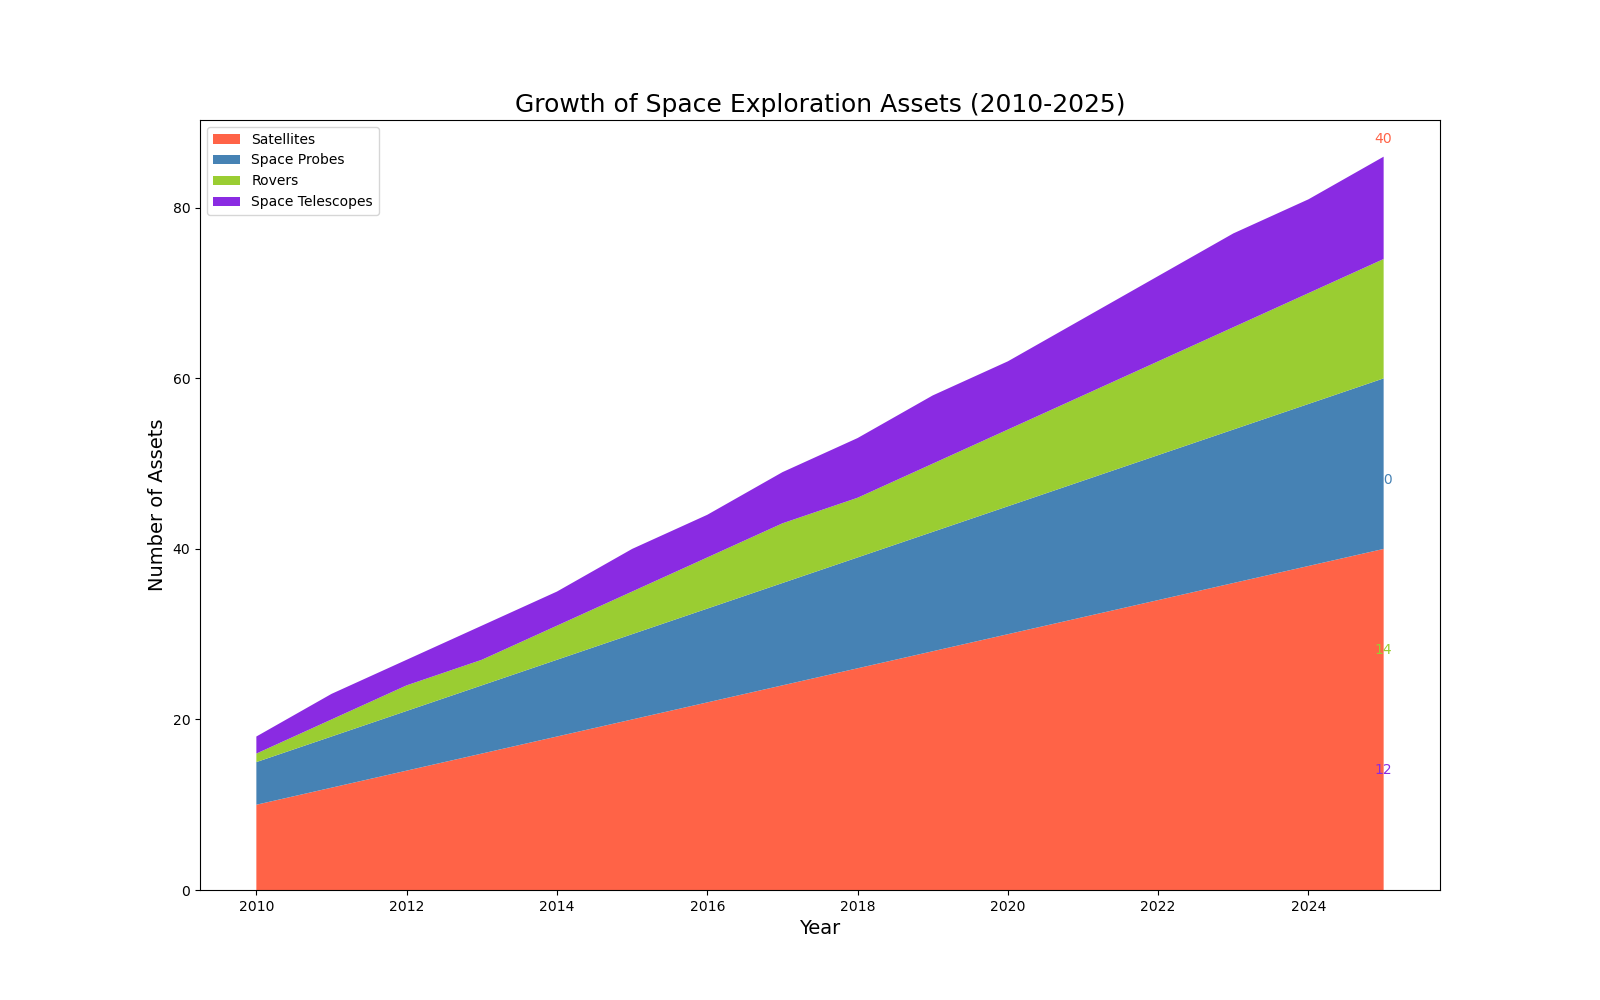

Write the Python code that produced this figure.

import matplotlib.pyplot as plt

# Data for each year
years = list(range(2010, 2026))
satellites = [10, 12, 14, 16, 18, 20, 22, 24, 26, 28, 30, 32, 34, 36, 38, 40]
space_probes = [5, 6, 7, 8, 9, 10, 11, 12, 13, 14, 15, 16, 17, 18, 19, 20]
rovers = [1, 2, 3, 3, 4, 5, 6, 7, 7, 8, 9, 10, 11, 12, 13, 14]
space_telescopes = [2, 3, 3, 4, 4, 5, 5, 6, 7, 8, 8, 9, 10, 11, 11, 12]

# Creating a stacked area chart
plt.figure(figsize=(16, 10))
plt.stackplot(years, satellites, space_probes, rovers, space_telescopes, colors=['#FF6347', '#4682B4', '#9ACD32', '#8A2BE2'])

# Adding labels and title
plt.title('Growth of Space Exploration Assets (2010-2025)', fontsize=18, loc='center')
plt.xlabel('Year', fontsize=14)
plt.ylabel('Number of Assets', fontsize=14)

# Adding a legend
plt.legend(['Satellites', 'Space Probes', 'Rovers', 'Space Telescopes'], loc='upper left')

# Annotating the last data points
plt.annotate(f'{satellites[-1]}', (years[-1], sum([satellites[-1], space_probes[-1], rovers[-1], space_telescopes[-1]])), textcoords="offset points", xytext=(0,10), ha='center', fontsize=10, color='#FF6347')
plt.annotate(f'{space_probes[-1]}', (years[-1], sum([space_probes[-1], rovers[-1], space_telescopes[-1]])), textcoords="offset points", xytext=(0,10), ha='center', fontsize=10, color='#4682B4')
plt.annotate(f'{rovers[-1]}', (years[-1], sum([rovers[-1], space_telescopes[-1]])), textcoords="offset points", xytext=(0,10), ha='center', fontsize=10, color='#9ACD32')
plt.annotate(f'{space_telescopes[-1]}', (years[-1], space_telescopes[-1]), textcoords="offset points", xytext=(0,10), ha='center', fontsize=10, color='#8A2BE2')

plt.show()
